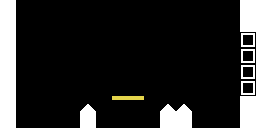

Below is a game level as drawn by its tile map, then a one-line description and the .tmx file that defines it, in full:
An orthogonal 16x8 tile map with 16x16 px tiles, 1 tile layer (solid) and 3 objects (finish, spawn, music).

<map version="1.0" orientation="orthogonal" renderorder="right-down" width="16" height="8" tilewidth="16" tileheight="16" nextobjectid="20">
 <tileset firstgid="1" name="tileset" tilewidth="16" tileheight="16" tilecount="18" columns="6">
  <image source="../images/tileset.png" width="96" height="48" />
 </tileset>
 <layer name="solid" width="16" height="8">
  <data encoding="csv">
1,0,0,0,0,0,0,0,0,0,0,0,0,0,0,1,
1,0,0,0,0,0,0,0,0,0,0,0,0,0,0,1,
1,0,0,0,0,0,0,0,0,0,0,0,0,0,0,3,
1,0,0,0,0,0,0,0,0,0,0,0,0,0,0,3,
1,0,0,0,0,0,0,0,0,0,0,0,0,0,0,3,
1,0,0,0,0,0,0,0,0,0,0,0,0,0,0,3,
1,0,0,0,0,11,0,9,9,0,11,11,0,0,0,1,
1,0,0,0,0,1,0,0,0,0,1,1,0,0,0,1
</data>
 </layer>
 <objectgroup name="objects">
  <object id="5" name="lvInit1" type="finish" x="232" y="24" width="40" height="80" />
  <object id="11" type="spawn" x="32" y="16" width="16" height="16" />
  <object id="12" name="tell_me" type="music" x="-16" y="-16" width="16" height="16" />
 </objectgroup>
</map>
